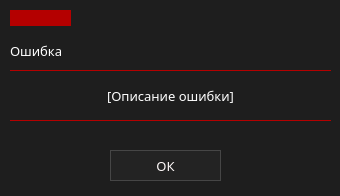
<?xml version="1.0" encoding="UTF-8"?>
<ui version="4.0">
 <class>warningDialog</class>
 <widget class="QDialog" name="warningDialog">
  <property name="geometry">
   <rect>
    <x>0</x>
    <y>0</y>
    <width>340</width>
    <height>196</height>
   </rect>
  </property>
  <property name="windowTitle">
   <string>Dialog</string>
  </property>
  <property name="windowIcon">
   <iconset>
    <normaloff>../images/warning.png</normaloff>../images/warning.png</iconset>
  </property>
  <property name="styleSheet">
   <string notr="true">QWidget
{
     background: rgb(30, 30, 30);
	color: white;

}
</string>
  </property>
  <widget class="Line" name="line">
   <property name="geometry">
    <rect>
     <x>10</x>
     <y>70</y>
     <width>321</width>
     <height>20</height>
    </rect>
   </property>
   <property name="styleSheet">
    <string notr="true">border:0px;
border-top: 1px solid rgb(180, 0, 0);</string>
   </property>
   <property name="orientation">
    <enum>Qt::Horizontal</enum>
   </property>
  </widget>
  <widget class="QLabel" name="lbErr">
   <property name="geometry">
    <rect>
     <x>10</x>
     <y>40</y>
     <width>61</width>
     <height>21</height>
    </rect>
   </property>
   <property name="font">
    <font>
     <family>Montserrat SemiBold</family>
     <pointsize>10</pointsize>
    </font>
   </property>
   <property name="styleSheet">
    <string notr="true">border:0px;</string>
   </property>
   <property name="text">
    <string>Ошибка</string>
   </property>
  </widget>
  <widget class="QLabel" name="lbErrDescription">
   <property name="geometry">
    <rect>
     <x>10</x>
     <y>80</y>
     <width>321</width>
     <height>31</height>
    </rect>
   </property>
   <property name="font">
    <font>
     <family>Montserrat Medium</family>
     <pointsize>10</pointsize>
    </font>
   </property>
   <property name="styleSheet">
    <string notr="true">border:0px;</string>
   </property>
   <property name="text">
    <string>[Описание ошибки]</string>
   </property>
   <property name="alignment">
    <set>Qt::AlignCenter</set>
   </property>
   <property name="wordWrap">
    <bool>true</bool>
   </property>
  </widget>
  <widget class="Line" name="rectangle">
   <property name="geometry">
    <rect>
     <x>10</x>
     <y>10</y>
     <width>61</width>
     <height>16</height>
    </rect>
   </property>
   <property name="styleSheet">
    <string notr="true">border:0px;
background-color: rgb(180, 0, 0);
border: 1px solid rgb(180, 0, 0);</string>
   </property>
   <property name="orientation">
    <enum>Qt::Horizontal</enum>
   </property>
  </widget>
  <widget class="QPushButton" name="btnCancel">
   <property name="geometry">
    <rect>
     <x>110</x>
     <y>150</y>
     <width>111</width>
     <height>31</height>
    </rect>
   </property>
   <property name="font">
    <font>
     <family>Montserrat SemiBold</family>
     <pointsize>10</pointsize>
    </font>
   </property>
   <property name="styleSheet">
    <string notr="true">QPushButton{
	border:1px solid rgb(70,70,70);
	background-color: rgb(35,35,35);
	color: #fffafa;
}

QPushButton::hover
{
	border:1px;
	background-color: rgb(60,60,60);
	border-color: rgb(40,40,40);
	border-bottom: 1px solid  red;
	color: red;
}
</string>
   </property>
   <property name="text">
    <string>ОК</string>
   </property>
  </widget>
  <widget class="Line" name="line_2">
   <property name="geometry">
    <rect>
     <x>10</x>
     <y>120</y>
     <width>321</width>
     <height>20</height>
    </rect>
   </property>
   <property name="styleSheet">
    <string notr="true">border:0px;
border-top: 1px solid rgb(180, 0, 0);</string>
   </property>
   <property name="orientation">
    <enum>Qt::Horizontal</enum>
   </property>
  </widget>
  <zorder>line</zorder>
  <zorder>lbErrDescription</zorder>
  <zorder>lbErr</zorder>
  <zorder>rectangle</zorder>
  <zorder>btnCancel</zorder>
  <zorder>line_2</zorder>
 </widget>
 <resources/>
 <connections/>
</ui>
